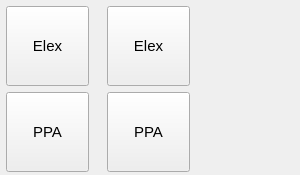
            <widget class="QWidget" name="stationAreaWidgetContents">
             <property name="geometry">
              <rect>
               <x>0</x>
               <y>0</y>
               <width>300</width>
               <height>175</height>
              </rect>
             </property>
             <property name="minimumSize">
              <size>
               <width>0</width>
               <height>0</height>
              </size>
             </property>
             <layout class="QFormLayout" name="formLayout_6">
              <property name="horizontalSpacing">
               <number>0</number>
              </property>
              <property name="verticalSpacing">
               <number>0</number>
              </property>
              <property name="leftMargin">
               <number>0</number>
              </property>
              <property name="topMargin">
               <number>0</number>
              </property>
              <property name="rightMargin">
               <number>0</number>
              </property>
              <property name="bottomMargin">
               <number>0</number>
              </property>
              <item row="0" column="1">
               <layout class="QHBoxLayout" name="stationHorizontalLayout">
                <property name="spacing">
                 <number>6</number>
                </property>
                <property name="leftMargin">
                 <number>0</number>
                </property>
                <property name="topMargin">
                 <number>0</number>
                </property>
                <item>
                 <layout class="QVBoxLayout" name="stationVerticalLayout">
                  <property name="leftMargin">
                   <number>6</number>
                  </property>
                  <property name="topMargin">
                   <number>6</number>
                  </property>
                  <property name="rightMargin">
                   <number>6</number>
                  </property>
                  <property name="bottomMargin">
                   <number>0</number>
                  </property>
                  <item>
                   <widget class="QPushButton" name="promotionPushButton6_3">
                    <property name="minimumSize">
                     <size>
                      <width>83</width>
                      <height>80</height>
                     </size>
                    </property>
                    <property name="maximumSize">
                     <size>
                      <width>85</width>
                      <height>80</height>
                     </size>
                    </property>
                    <property name="font">
                     <font>
                      <pointsize>11</pointsize>
                     </font>
                    </property>
                    <property name="cursor">
                     <cursorShape>PointingHandCursor</cursorShape>
                    </property>
                    <property name="text">
                     <string>Elex</string>
                    </property>
                    <property name="iconSize">
                     <size>
                      <width>20</width>
                      <height>20</height>
                     </size>
                    </property>
                   </widget>
                  </item>
                  <item>
                   <widget class="QPushButton" name="promotionPushButton6_4">
                    <property name="minimumSize">
                     <size>
                      <width>83</width>
                      <height>80</height>
                     </size>
                    </property>
                    <property name="maximumSize">
                     <size>
                      <width>80</width>
                      <height>80</height>
                     </size>
                    </property>
                    <property name="font">
                     <font>
                      <pointsize>11</pointsize>
                     </font>
                    </property>
                    <property name="cursor">
                     <cursorShape>PointingHandCursor</cursorShape>
                    </property>
                    <property name="text">
                     <string>PPA</string>
                    </property>
                    <property name="iconSize">
                     <size>
                      <width>20</width>
                      <height>20</height>
                     </size>
                    </property>
                   </widget>
                  </item>
                 </layout>
                </item>
                <item>
                 <layout class="QVBoxLayout" name="stationVerticalLayout_2">
                  <property name="leftMargin">
                   <number>6</number>
                  </property>
                  <property name="topMargin">
                   <number>6</number>
                  </property>
                  <property name="rightMargin">
                   <number>6</number>
                  </property>
                  <property name="bottomMargin">
                   <number>0</number>
                  </property>
                  <item>
                   <widget class="QPushButton" name="promotionPushButton6_5">
                    <property name="minimumSize">
                     <size>
                      <width>83</width>
                      <height>80</height>
                     </size>
                    </property>
                    <property name="maximumSize">
                     <size>
                      <width>80</width>
                      <height>80</height>
                     </size>
                    </property>
                    <property name="font">
                     <font>
                      <pointsize>11</pointsize>
                     </font>
                    </property>
                    <property name="cursor">
                     <cursorShape>PointingHandCursor</cursorShape>
                    </property>
                    <property name="text">
                     <string>Elex</string>
                    </property>
                    <property name="iconSize">
                     <size>
                      <width>20</width>
                      <height>20</height>
                     </size>
                    </property>
                   </widget>
                  </item>
                  <item>
                   <widget class="QPushButton" name="promotionPushButton6_6">
                    <property name="minimumSize">
                     <size>
                      <width>83</width>
                      <height>80</height>
                     </size>
                    </property>
                    <property name="maximumSize">
                     <size>
                      <width>80</width>
                      <height>80</height>
                     </size>
                    </property>
                    <property name="font">
                     <font>
                      <pointsize>11</pointsize>
                     </font>
                    </property>
                    <property name="cursor">
                     <cursorShape>PointingHandCursor</cursorShape>
                    </property>
                    <property name="text">
                     <string>PPA</string>
                    </property>
                    <property name="iconSize">
                     <size>
                      <width>20</width>
                      <height>20</height>
                     </size>
                    </property>
                   </widget>
                  </item>
                 </layout>
                </item>
               </layout>
              </item>
             </layout>
            </widget>
